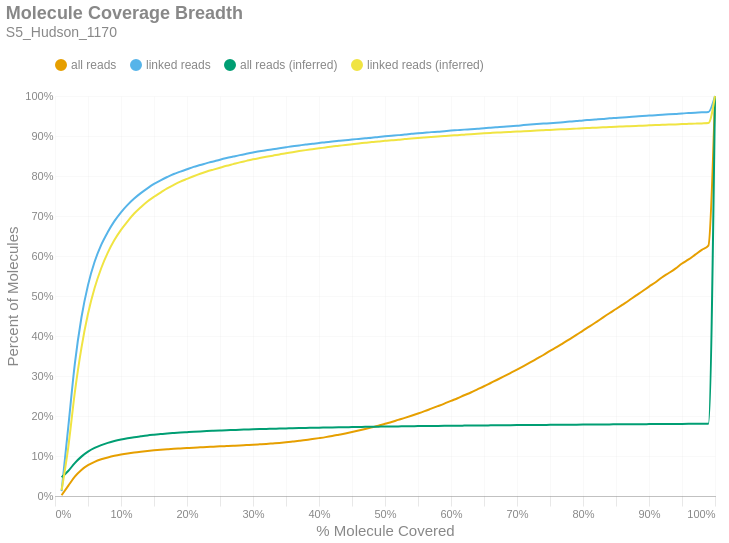

Source (notebook cell):
### Markdown cell above
### Molecule Read Coverage
This chart shows molecule coverage breadth as computed by the number of bases aligned to that molecule. In other words, "*how much of each unique long molecule is actually sequenced/aligned?*" Keep in mind there is a distinction between sequences and alignments, since some sequences belonging to a particular molecule may not align well and wouldn't appear in the alignment data. This chart also shows molecule coverage breadth as computed by the *inferred fragment* from which the aligned sequences originate. Unlike read coverage, this calculation takes into account the total insert size, including unsequenced gaps between the forward and reverse reads. Like the previous figures, these are cumulative percents.

### Code cell
if SKIPLR:
    print_html(f"Skipped")
else:
    binned_df = consolidated_hist(valids['coverage_bp'], mask, 0.01, True)
    binned_df_inf = consolidated_hist(valids['coverage_inserts'], mask, 0.01, True)
    binned_df = binned_df.with_columns(pl.lit(binned_df_inf['all reads (cumsum)']).alias('all reads (inferred)'))
    binned_df = binned_df.with_columns(pl.lit(binned_df_inf['linked reads (cumsum)']).alias('linked reads (inferred)'))
    binned_df = binned_df.with_columns(
        (pl.col('bin').cast(pl.Float64) + 0.01).alias('right_edge')
    )

    with SafeRender(binned_df):
        (
            density_plot(binned_df, 'Molecule Coverage Breadth', samplename, 'molcov', ['all reads (inferred)','linked reads (inferred)'])
            .encode(
                #x=alt.X('bin:Q', title="% Molecule Covered").axis(format = '%').scale(padding=0),
                x=alt.X('right_edge:Q', title="% Molecule Covered").axis(format='%').scale(padding=0),
                y=alt.Y('value:Q', title='Percent of Molecules')
                    .axis(format='%')
                    .stack(False)
                    .scale(domainMin=0, padding=0),
                color=alt.Color("key:N").scale(domain = ["all reads", "linked reads", "all reads (inferred)", "linked reads (inferred)"]),
                tooltip = [
                    alt.Tooltip("key:N", title = "Data Type"),
                    alt.Tooltip("range_label:N", title="% Molecule Covered"),
                    alt.Tooltip("value:Q", format = ".2%", title="% Molecules")
                ]
            )
        ).display()

### Figure 1 — Vega-Lite specification as saved in the notebook (floating-point values rounded to 4 significant figures)
{"width": "container", "height": 400, "config": {"title": {"anchor": "start", "dy": -15, "fontSize": 18, "color": "#888888", "subtitleColor": "#888888", "subtitleFontSize": 14}, "arc": {"fill": "#0072B2"}, "axis": {"domainColor": "#888888", "domainWidth": 0.5, "gridWidth": 0.2, "grid": false, "titleFontWeight": 400, "titleFontSize": 15, "labelFontSize": 11, "labelColor": "#888888", "tickColor": "#888888", "tickWidth": 0.2, "titleColor": "#888888"}, "axisBand": {"grid": false}, "axisX": {"grid": true, "tickSize": 10, "domainCap": "round"}, "axisY": {"domain": false, "grid": true, "tickSize": 0, "domainCap": "round"}, "background": "transparent", "header": {"labelFontSize": 15, "labelColor": "#888888", "titleFontSize": 15, "titleFontWeight": 600, "titleColor": "#888888"}, "legend": {"labelFont": "sans-serif", "labelFontSize": 12, "labelColor": "#888888", "symbolSize": 100, "symbolType": "circle", "titleFontSize": 12, "titlePadding": 10, "titleColor": "#888888", "title": null, "orient": "top"}, "range": {"category": ["#E69F00", "#56B4E9", "#009E73", "#F0E442", "#0072B2", "#D55E00", "#CC79A7", "#000000"], "diverging": ["#cfe8f3", "#a2d4ec", "#73bfe2", "#46abdb", "#1696d2", "#12719e"]}, "area": {"fill": "#0072B2", "fillOpacity": 0.7, "line": true, "strokeOpacity": 0.7}, "line": {"color": "#0072B2", "stroke": "#0072B2", "strokeWidth": 2}, "trail": {"color": "#0072B2", "stroke": "#0072B2", "strokeWidth": 0, "size": 1}, "point": {"filled": true, "fillOpacity": 1.0, "size": 95}, "text": {"color": "#888888", "fontSize": 11, "align": "right", "fontWeight": 400, "size": 11}, "bar": {"fill": "#0072B2", "stroke": null}, "view": {"stroke": null, "continuousWidth": 660, "continuousHeight": 400}}, "data": {"name": "data-b0501ff25bac41ea7b02db6ff0de4fb3"}, "mark": {"type": "line", "interpolate": "monotone", "point": {"opacity": 0, "size": 275}}, "encoding": {"color": {"field": "key", "scale": {"domain": ["all reads", "linked reads", "all reads (inferred)", "linked reads (inferred)"]}, "type": "nominal"}, "tooltip": [{"field": "key", "title": "Data Type", "type": "nominal"}, {"field": "range_label", "title": "% Molecule Covered", "type": "nominal"}, {"field": "value", "format": ".2%", "title": "% Molecules", "type": "quantitative"}], "x": {"axis": {"format": "%"}, "field": "right_edge", "scale": {"padding": 0}, "title": "% Molecule Covered", "type": "quantitative"}, "y": {"axis": {"format": "%"}, "field": "value", "scale": {"domainMin": 0, "padding": 0}, "stack": false, "title": "Percent of Molecules", "type": "quantitative"}}, "params": [{"name": "param_c36ac31b6afebe62", "select": {"type": "point", "fields": ["key"]}, "bind": "legend"}], "title": {"text": "Molecule Coverage Breadth", "subtitle": "S5_Hudson_1170"}, "transform": [{"fold": ["all reads (cumsum)", "linked reads (cumsum)", "all reads (inferred)", "linked reads (inferred)"]}, {"calculate": "replace(datum.key, ' (cumsum)', '')", "as": "key"}, {"filter": {"param": "param_c36ac31b6afebe62"}}], "usermeta": {"embedOptions": {"downloadFileName": "S5_Hudson_1170.molcov"}}, "$schema": "https://vega.github.io/schema/vega-lite/v6.1.0.json", "datasets": {"data-b0501ff25bac41ea7b02db6ff0de4fb3": [{"bin": "0.0", "interval": "0.0-0.01", "all reads": 0.001916, "linked reads": 0.01202, "all reads (cumsum)": 0.001916, "linked reads (cumsum)": 0.01202, "range_label": "0.0-0.01", "all reads (inferred)": 0.04669, "linked reads (inferred)": 0.01443, "right_edge": 0.01}, {"bin": "0.01", "interval": "0.01-0.02", "all reads": 0.02322, "linked reads": 0.1587, "all reads (cumsum)": 0.02513, "linked reads (cumsum)": 0.1707, "range_label": "0.01-0.02", "all reads (inferred)": 0.06237, "linked reads (inferred)": 0.1205, "right_edge": 0.02}, {"bin": "0.02", "interval": "0.02-0.03", "all reads": 0.02315, "linked reads": 0.1593, "all reads (cumsum)": 0.04828, "linked reads (cumsum)": 0.33, "range_label": "0.02-0.03", "all reads (inferred)": 0.08234, "linked reads (inferred)": 0.2586, "right_edge": 0.03}, {"bin": "0.03", "interval": "0.03-0.04", "all reads": 0.01686, "linked reads": 0.1157, "all reads (cumsum)": 0.06514, "linked reads (cumsum)": 0.4456, "range_label": "0.03-0.04", "all reads (inferred)": 0.09844, "linked reads (inferred)": 0.3699, "right_edge": 0.04}, {"bin": "0.04", "interval": "0.04-0.05", "all reads": 0.01186, "linked reads": 0.08157, "all reads (cumsum)": 0.07699, "linked reads (cumsum)": 0.5272, "range_label": "0.04-0.05", "all reads (inferred)": 0.1108, "linked reads (inferred)": 0.4554, "right_edge": 0.05}, {"bin": "0.05", "interval": "0.05-0.06", "all reads": 0.008502, "linked reads": 0.05827, "all reads (cumsum)": 0.0855, "linked reads (cumsum)": 0.5855, "range_label": "0.05-0.06", "all reads (inferred)": 0.1201, "linked reads (inferred)": 0.5198, "right_edge": 0.06}, {"bin": "0.06", "interval": "0.06-0.07", "all reads": 0.006198, "linked reads": 0.04227, "all reads (cumsum)": 0.09169, "linked reads (cumsum)": 0.6277, "range_label": "0.06-0.07", "all reads (inferred)": 0.1273, "linked reads (inferred)": 0.5694, "right_edge": 0.07}, {"bin": "0.07", "interval": "0.07-0.08", "all reads": 0.004736, "linked reads": 0.03218, "all reads (cumsum)": 0.09643, "linked reads (cumsum)": 0.6599, "range_label": "0.07-0.08", "all reads (inferred)": 0.1329, "linked reads (inferred)": 0.6083, "right_edge": 0.08}, {"bin": "0.08", "interval": "0.08-0.09", "all reads": 0.004008, "linked reads": 0.02724, "all reads (cumsum)": 0.1004, "linked reads (cumsum)": 0.6872, "range_label": "0.08-0.09", "all reads (inferred)": 0.1375, "linked reads (inferred)": 0.6397, "right_edge": 0.09}, {"bin": "0.09", "interval": "0.09-0.1", "all reads": 0.003278, "linked reads": 0.02221, "all reads (cumsum)": 0.1037, "linked reads (cumsum)": 0.7094, "range_label": "0.09-0.1", "all reads (inferred)": 0.1412, "linked reads (inferred)": 0.6652, "right_edge": 0.1}, {"bin": "0.1", "interval": "0.1-0.11", "all reads": 0.00277, "linked reads": 0.01853, "all reads (cumsum)": 0.1065, "linked reads (cumsum)": 0.7279, "range_label": "0.1-0.11", "all reads (inferred)": 0.1443, "linked reads (inferred)": 0.6869, "right_edge": 0.11}, {"bin": "0.11", "interval": "0.11-0.12", "all reads": 0.002351, "linked reads": 0.01582, "all reads (cumsum)": 0.1088, "linked reads (cumsum)": 0.7437, "range_label": "0.11-0.12", "all reads (inferred)": 0.1471, "linked reads (inferred)": 0.7061, "right_edge": 0.12}, {"bin": "0.12", "interval": "0.12-0.13", "all reads": 0.001992, "linked reads": 0.01349, "all reads (cumsum)": 0.1108, "linked reads (cumsum)": 0.7572, "range_label": "0.12-0.13", "all reads (inferred)": 0.1494, "linked reads (inferred)": 0.7219, "right_edge": 0.13}, {"bin": "0.13", "interval": "0.13-0.14", "all reads": 0.001772, "linked reads": 0.01195, "all reads (cumsum)": 0.1126, "linked reads (cumsum)": 0.7692, "range_label": "0.13-0.14", "all reads (inferred)": 0.1515, "linked reads (inferred)": 0.7364, "right_edge": 0.14}, {"bin": "0.14", "interval": "0.14-0.15", "all reads": 0.001615, "linked reads": 0.01095, "all reads (cumsum)": 0.1142, "linked reads (cumsum)": 0.7801, "range_label": "0.14-0.15", "all reads (inferred)": 0.1532, "linked reads (inferred)": 0.7482, "right_edge": 0.15}, {"bin": "0.15", "interval": "0.15-0.16", "all reads": 0.001389, "linked reads": 0.009141, "all reads (cumsum)": 0.1156, "linked reads (cumsum)": 0.7892, "range_label": "0.15-0.16", "all reads (inferred)": 0.1547, "linked reads (inferred)": 0.7587, "right_edge": 0.16}, {"bin": "0.16", "interval": "0.16-0.17", "all reads": 0.001253, "linked reads": 0.008199, "all reads (cumsum)": 0.1169, "linked reads (cumsum)": 0.7974, "range_label": "0.16-0.17", "all reads (inferred)": 0.1562, "linked reads (inferred)": 0.7691, "right_edge": 0.17}, {"bin": "0.17", "interval": "0.17-0.18", "all reads": 0.001176, "linked reads": 0.007508, "all reads (cumsum)": 0.118, "linked reads (cumsum)": 0.805, "range_label": "0.17-0.18", "all reads (inferred)": 0.1575, "linked reads (inferred)": 0.7778, "right_edge": 0.18}, {"bin": "0.18", "interval": "0.18-0.19", "all reads": 0.0009627, "linked reads": 0.005984, "all reads (cumsum)": 0.119, "linked reads (cumsum)": 0.8109, "range_label": "0.18-0.19", "all reads (inferred)": 0.1586, "linked reads (inferred)": 0.7858, "right_edge": 0.19}, {"bin": "0.19", "interval": "0.19-0.2", "all reads": 0.0009649, "linked reads": 0.006, "all reads (cumsum)": 0.12, "linked reads (cumsum)": 0.8169, "range_label": "0.19-0.2", "all reads (inferred)": 0.1596, "linked reads (inferred)": 0.7927, "right_edge": 0.2}, {"bin": "0.2", "interval": "0.2-0.21", "all reads": 0.0009582, "linked reads": 0.005921, "all reads (cumsum)": 0.1209, "linked reads (cumsum)": 0.8229, "range_label": "0.2-0.21", "all reads (inferred)": 0.1606, "linked reads (inferred)": 0.7995, "right_edge": 0.21}, {"bin": "0.21", "interval": "0.21-0.22", "all reads": 0.0007985, "linked reads": 0.004524, "all reads (cumsum)": 0.1217, "linked reads (cumsum)": 0.8274, "range_label": "0.21-0.22", "all reads (inferred)": 0.1615, "linked reads (inferred)": 0.8057, "right_edge": 0.22}, {"bin": "0.22", "interval": "0.22-0.23", "all reads": 0.0008252, "linked reads": 0.004759, "all reads (cumsum)": 0.1225, "linked reads (cumsum)": 0.8321, "range_label": "0.22-0.23", "all reads (inferred)": 0.1623, "linked reads (inferred)": 0.8111, "right_edge": 0.23}, {"bin": "0.23", "interval": "0.23-0.24", "all reads": 0.0007608, "linked reads": 0.004319, "all reads (cumsum)": 0.1233, "linked reads (cumsum)": 0.8365, "range_label": "0.23-0.24", "all reads (inferred)": 0.163, "linked reads (inferred)": 0.816, "right_edge": 0.24}, {"bin": "0.24", "interval": "0.24-0.25", "all reads": 0.0008096, "linked reads": 0.004382, "all reads (cumsum)": 0.1241, "linked reads (cumsum)": 0.8408, "range_label": "0.24-0.25", "all reads (inferred)": 0.1637, "linked reads (inferred)": 0.8207, "right_edge": 0.25}, {"bin": "0.25", "interval": "0.25-0.26", "all reads": 0.0007431, "linked reads": 0.004021, "all reads (cumsum)": 0.1249, "linked reads (cumsum)": 0.8449, "range_label": "0.25-0.26", "all reads (inferred)": 0.1644, "linked reads (inferred)": 0.8254, "right_edge": 0.26}, {"bin": "0.26", "interval": "0.26-0.27", "all reads": 0.0007475, "linked reads": 0.003691, "all reads (cumsum)": 0.1256, "linked reads (cumsum)": 0.8486, "range_label": "0.26-0.27", "all reads (inferred)": 0.165, "linked reads (inferred)": 0.8297, "right_edge": 0.27}, {"bin": "0.27", "interval": "0.27-0.28", "all reads": 0.0007653, "linked reads": 0.003644, "all reads (cumsum)": 0.1264, "linked reads (cumsum)": 0.8522, "range_label": "0.27-0.28", "all reads (inferred)": 0.1656, "linked reads (inferred)": 0.8341, "right_edge": 0.28}, {"bin": "0.28", "interval": "0.28-0.29", "all reads": 0.0008673, "linked reads": 0.003298, "all reads (cumsum)": 0.1272, "linked reads (cumsum)": 0.8555, "range_label": "0.28-0.29", "all reads (inferred)": 0.1662, "linked reads (inferred)": 0.8379, "right_edge": 0.29}, {"bin": "0.29", "interval": "0.29-0.3", "all reads": 0.0008385, "linked reads": 0.003157, "all reads (cumsum)": 0.1281, "linked reads (cumsum)": 0.8587, "range_label": "0.29-0.3", "all reads (inferred)": 0.1667, "linked reads (inferred)": 0.8417, "right_edge": 0.3}, {"bin": "0.3", "interval": "0.3-0.31", "all reads": 0.001009, "linked reads": 0.00322, "all reads (cumsum)": 0.1291, "linked reads (cumsum)": 0.8619, "range_label": "0.3-0.31", "all reads (inferred)": 0.1672, "linked reads (inferred)": 0.845, "right_edge": 0.31}, {"bin": "0.31", "interval": "0.31-0.32", "all reads": 0.001049, "linked reads": 0.00234, "all reads (cumsum)": 0.1301, "linked reads (cumsum)": 0.8642, "range_label": "0.31-0.32", "all reads (inferred)": 0.1677, "linked reads (inferred)": 0.848, "right_edge": 0.32}, {"bin": "0.32", "interval": "0.32-0.33", "all reads": 0.001315, "linked reads": 0.002702, "all reads (cumsum)": 0.1315, "linked reads (cumsum)": 0.8669, "range_label": "0.32-0.33", "all reads (inferred)": 0.1681, "linked reads (inferred)": 0.8508, "right_edge": 0.33}, {"bin": "0.33", "interval": "0.33-0.34", "all reads": 0.001331, "linked reads": 0.002466, "all reads (cumsum)": 0.1328, "linked reads (cumsum)": 0.8694, "range_label": "0.33-0.34", "all reads (inferred)": 0.1685, "linked reads (inferred)": 0.854, "right_edge": 0.34}, {"bin": "0.34", "interval": "0.34-0.35", "all reads": 0.001597, "linked reads": 0.002529, "all reads (cumsum)": 0.1344, "linked reads (cumsum)": 0.8719, "range_label": "0.34-0.35", "all reads (inferred)": 0.169, "linked reads (inferred)": 0.8567, "right_edge": 0.35}, {"bin": "0.35", "interval": "0.35-0.36", "all reads": 0.001779, "linked reads": 0.002544, "all reads (cumsum)": 0.1362, "linked reads (cumsum)": 0.8745, "range_label": "0.35-0.36", "all reads (inferred)": 0.1694, "linked reads (inferred)": 0.8596, "right_edge": 0.36}, {"bin": "0.36", "interval": "0.36-0.37", "all reads": 0.001821, "linked reads": 0.002042, "all reads (cumsum)": 0.138, "linked reads (cumsum)": 0.8765, "range_label": "0.36-0.37", "all reads (inferred)": 0.1698, "linked reads (inferred)": 0.8623, "right_edge": 0.37}, {"bin": "0.37", "interval": "0.37-0.38", "all reads": 0.001963, "linked reads": 0.002042, "all reads (cumsum)": 0.1399, "linked reads (cumsum)": 0.8785, "range_label": "0.37-0.38", "all reads (inferred)": 0.1701, "linked reads (inferred)": 0.8647, "right_edge": 0.38}, {"bin": "0.38", "interval": "0.38-0.39", "all reads": 0.002329, "linked reads": 0.00212, "all reads (cumsum)": 0.1423, "linked reads (cumsum)": 0.8807, "range_label": "0.38-0.39", "all reads (inferred)": 0.1705, "linked reads (inferred)": 0.8669, "right_edge": 0.39}, {"bin": "0.39", "interval": "0.39-0.4", "all reads": 0.002411, "linked reads": 0.001791, "all reads (cumsum)": 0.1447, "linked reads (cumsum)": 0.8825, "range_label": "0.39-0.4", "all reads (inferred)": 0.1708, "linked reads (inferred)": 0.8692, "right_edge": 0.4}, {"bin": "0.4", "interval": "0.4-0.41", "all reads": 0.002531, "linked reads": 0.002199, "all reads (cumsum)": 0.1472, "linked reads (cumsum)": 0.8846, "range_label": "0.4-0.41", "all reads (inferred)": 0.1711, "linked reads (inferred)": 0.8714, "right_edge": 0.41}, {"bin": "0.41", "interval": "0.41-0.42", "all reads": 0.00285, "linked reads": 0.001822, "all reads (cumsum)": 0.1501, "linked reads (cumsum)": 0.8865, "range_label": "0.41-0.42", "all reads (inferred)": 0.1715, "linked reads (inferred)": 0.8736, "right_edge": 0.42}, {"bin": "0.42", "interval": "0.42-0.43", "all reads": 0.003185, "linked reads": 0.001602, "all reads (cumsum)": 0.1532, "linked reads (cumsum)": 0.8881, "range_label": "0.42-0.43", "all reads (inferred)": 0.1717, "linked reads (inferred)": 0.8756, "right_edge": 0.43}, {"bin": "0.43", "interval": "0.43-0.44", "all reads": 0.003227, "linked reads": 0.001571, "all reads (cumsum)": 0.1565, "linked reads (cumsum)": 0.8896, "range_label": "0.43-0.44", "all reads (inferred)": 0.172, "linked reads (inferred)": 0.8776, "right_edge": 0.44}, {"bin": "0.44", "interval": "0.44-0.45", "all reads": 0.003418, "linked reads": 0.001476, "all reads (cumsum)": 0.1599, "linked reads (cumsum)": 0.8911, "range_label": "0.44-0.45", "all reads (inferred)": 0.1723, "linked reads (inferred)": 0.8795, "right_edge": 0.45}, {"bin": "0.45", "interval": "0.45-0.46", "all reads": 0.003642, "linked reads": 0.001665, "all reads (cumsum)": 0.1635, "linked reads (cumsum)": 0.8928, "range_label": "0.45-0.46", "all reads (inferred)": 0.1726, "linked reads (inferred)": 0.8814, "right_edge": 0.46}, {"bin": "0.46", "interval": "0.46-0.47", "all reads": 0.003917, "linked reads": 0.001649, "all reads (cumsum)": 0.1675, "linked reads (cumsum)": 0.8944, "range_label": "0.46-0.47", "all reads (inferred)": 0.1729, "linked reads (inferred)": 0.883, "right_edge": 0.47}, {"bin": "0.47", "interval": "0.47-0.48", "all reads": 0.004059, "linked reads": 0.001366, "all reads (cumsum)": 0.1715, "linked reads (cumsum)": 0.8958, "range_label": "0.47-0.48", "all reads (inferred)": 0.1731, "linked reads (inferred)": 0.8849, "right_edge": 0.48}, {"bin": "0.48", "interval": "0.48-0.49", "all reads": 0.004257, "linked reads": 0.001743, "all reads (cumsum)": 0.1758, "linked reads (cumsum)": 0.8975, "range_label": "0.48-0.49", "all reads (inferred)": 0.1734, "linked reads (inferred)": 0.8864, "right_edge": 0.49}, {"bin": "0.49", "interval": "0.49-0.5", "all reads": 0.004864, "linked reads": 0.001555, "all reads (cumsum)": 0.1806, "linked reads (cumsum)": 0.8991, "range_label": "0.49-0.5", "all reads (inferred)": 0.1736, "linked reads (inferred)": 0.888, "right_edge": 0.5}, {"bin": "0.5", "interval": "0.5-0.51", "all reads": 0.004361, "linked reads": 0.001539, "all reads (cumsum)": 0.185, "linked reads (cumsum)": 0.9006, "range_label": "0.5-0.51", "all reads (inferred)": 0.1738, "linked reads (inferred)": 0.8893, "right_edge": 0.51}, {"bin": "0.51", "interval": "0.51-0.52", "all reads": 0.005226, "linked reads": 0.001555, "all reads (cumsum)": 0.1902, "linked reads (cumsum)": 0.9022, "range_label": "0.51-0.52", "all reads (inferred)": 0.174, "linked reads (inferred)": 0.8906, "right_edge": 0.52}, {"bin": "0.52", "interval": "0.52-0.53", "all reads": 0.005044, "linked reads": 0.001398, "all reads (cumsum)": 0.1953, "linked reads (cumsum)": 0.9036, "range_label": "0.52-0.53", "all reads (inferred)": 0.1743, "linked reads (inferred)": 0.8923, "right_edge": 0.53}, {"bin": "0.53", "interval": "0.53-0.54", "all reads": 0.005372, "linked reads": 0.001806, "all reads (cumsum)": 0.2006, "linked reads (cumsum)": 0.9054, "range_label": "0.53-0.54", "all reads (inferred)": 0.1745, "linked reads (inferred)": 0.8936, "right_edge": 0.54}, {"bin": "0.54", "interval": "0.54-0.55", "all reads": 0.005607, "linked reads": 0.001304, "all reads (cumsum)": 0.2062, "linked reads (cumsum)": 0.9067, "range_label": "0.54-0.55", "all reads (inferred)": 0.1747, "linked reads (inferred)": 0.8951, "right_edge": 0.55}, {"bin": "0.55", "interval": "0.55-0.56", "all reads": 0.005894, "linked reads": 0.001492, "all reads (cumsum)": 0.2121, "linked reads (cumsum)": 0.9082, "range_label": "0.55-0.56", "all reads (inferred)": 0.1749, "linked reads (inferred)": 0.8964, "right_edge": 0.56}, {"bin": "0.56", "interval": "0.56-0.57", "all reads": 0.006235, "linked reads": 0.001492, "all reads (cumsum)": 0.2184, "linked reads (cumsum)": 0.9097, "range_label": "0.56-0.57", "all reads (inferred)": 0.1751, "linked reads (inferred)": 0.8976, "right_edge": 0.57}, {"bin": "0.57", "interval": "0.57-0.58", "all reads": 0.006253, "linked reads": 0.001037, "all reads (cumsum)": 0.2246, "linked reads (cumsum)": 0.9107, "range_label": "0.57-0.58", "all reads (inferred)": 0.1753, "linked reads (inferred)": 0.8988, "right_edge": 0.58}, {"bin": "0.58", "interval": "0.58-0.59", "all reads": 0.006406, "linked reads": 0.001445, "all reads (cumsum)": 0.231, "linked reads (cumsum)": 0.9122, "range_label": "0.58-0.59", "all reads (inferred)": 0.1754, "linked reads (inferred)": 0.9, "right_edge": 0.59}, {"bin": "0.59", "interval": "0.59-0.6", "all reads": 0.006881, "linked reads": 0.001304, "all reads (cumsum)": 0.2379, "linked reads (cumsum)": 0.9135, "range_label": "0.59-0.6", "all reads (inferred)": 0.1756, "linked reads (inferred)": 0.9012, "right_edge": 0.6}, {"bin": "0.6", "interval": "0.6-0.61", "all reads": 0.006524, "linked reads": 0.001209, "all reads (cumsum)": 0.2444, "linked reads (cumsum)": 0.9147, "range_label": "0.6-0.61", "all reads (inferred)": 0.1758, "linked reads (inferred)": 0.9022, "right_edge": 0.61}, {"bin": "0.61", "interval": "0.61-0.62", "all reads": 0.007466, "linked reads": 0.001257, "all reads (cumsum)": 0.2519, "linked reads (cumsum)": 0.9159, "range_label": "0.61-0.62", "all reads (inferred)": 0.1759, "linked reads (inferred)": 0.9034, "right_edge": 0.62}, {"bin": "0.62", "interval": "0.62-0.63", "all reads": 0.006907, "linked reads": 0.0008953, "all reads (cumsum)": 0.2588, "linked reads (cumsum)": 0.9168, "range_label": "0.62-0.63", "all reads (inferred)": 0.1761, "linked reads (inferred)": 0.9045, "right_edge": 0.63}, {"bin": "0.63", "interval": "0.63-0.64", "all reads": 0.007744, "linked reads": 0.001147, "all reads (cumsum)": 0.2666, "linked reads (cumsum)": 0.918, "range_label": "0.63-0.64", "all reads (inferred)": 0.1763, "linked reads (inferred)": 0.9055, "right_edge": 0.64}, {"bin": "0.64", "interval": "0.64-0.65", "all reads": 0.007772, "linked reads": 0.001618, "all reads (cumsum)": 0.2743, "linked reads (cumsum)": 0.9196, "range_label": "0.64-0.65", "all reads (inferred)": 0.1764, "linked reads (inferred)": 0.9066, "right_edge": 0.65}, {"bin": "0.65", "interval": "0.65-0.66", "all reads": 0.008158, "linked reads": 0.001304, "all reads (cumsum)": 0.2825, "linked reads (cumsum)": 0.9209, "range_label": "0.65-0.66", "all reads (inferred)": 0.1766, "linked reads (inferred)": 0.9076, "right_edge": 0.66}, {"bin": "0.66", "interval": "0.66-0.67", "all reads": 0.008163, "linked reads": 0.001225, "all reads (cumsum)": 0.2906, "linked reads (cumsum)": 0.9221, "range_label": "0.66-0.67", "all reads (inferred)": 0.1768, "linked reads (inferred)": 0.9086, "right_edge": 0.67}, {"bin": "0.67", "interval": "0.67-0.68", "all reads": 0.0083, "linked reads": 0.001209, "all reads (cumsum)": 0.2989, "linked reads (cumsum)": 0.9233, "range_label": "0.67-0.68", "all reads (inferred)": 0.1769, "linked reads (inferred)": 0.9093, "right_edge": 0.68}, {"bin": "0.68", "interval": "0.68-0.69", "all reads": 0.008451, "linked reads": 0.001319, "all reads (cumsum)": 0.3074, "linked reads (cumsum)": 0.9247, "range_label": "0.68-0.69", "all reads (inferred)": 0.177, "linked reads (inferred)": 0.9103, "right_edge": 0.69}, {"bin": "0.69", "interval": "0.69-0.7", "all reads": 0.008558, "linked reads": 0.001099, "all reads (cumsum)": 0.316, "linked reads (cumsum)": 0.9258, "range_label": "0.69-0.7", "all reads (inferred)": 0.1772, "linked reads (inferred)": 0.9112, "right_edge": 0.7}, {"bin": "0.7", "interval": "0.7-0.71", "all reads": 0.008877, "linked reads": 0.001476, "all reads (cumsum)": 0.3248, "linked reads (cumsum)": 0.9272, "range_label": "0.7-0.71", "all reads (inferred)": 0.1773, "linked reads (inferred)": 0.9118, "right_edge": 0.71}, {"bin": "0.71", "interval": "0.71-0.72", "all reads": 0.00913, "linked reads": 0.001225, "all reads (cumsum)": 0.334, "linked reads (cumsum)": 0.9285, "range_label": "0.71-0.72", "all reads (inferred)": 0.1774, "linked reads (inferred)": 0.9126, "right_edge": 0.72}, {"bin": "0.72", "interval": "0.72-0.73", "all reads": 0.009285, "linked reads": 0.001366, "all reads (cumsum)": 0.3432, "linked reads (cumsum)": 0.9298, "range_label": "0.72-0.73", "all reads (inferred)": 0.1776, "linked reads (inferred)": 0.9136, "right_edge": 0.73}, {"bin": "0.73", "interval": "0.73-0.74", "all reads": 0.009272, "linked reads": 0.001209, "all reads (cumsum)": 0.3525, "linked reads (cumsum)": 0.931, "range_label": "0.73-0.74", "all reads (inferred)": 0.1777, "linked reads (inferred)": 0.9144, "right_edge": 0.74}, {"bin": "0.74", "interval": "0.74-0.75", "all reads": 0.01015, "linked reads": 0.0009267, "all reads (cumsum)": 0.3627, "linked reads (cumsum)": 0.932, "range_label": "0.74-0.75", "all reads (inferred)": 0.1778, "linked reads (inferred)": 0.9152, "right_edge": 0.75}, {"bin": "0.75", "interval": "0.75-0.76", "all reads": 0.009321, "linked reads": 0.001209, "all reads (cumsum)": 0.372, "linked reads (cumsum)": 0.9332, "range_label": "0.75-0.76", "all reads (inferred)": 0.178, "linked reads (inferred)": 0.9162, "right_edge": 0.76}, {"bin": "0.76", "interval": "0.76-0.77", "all reads": 0.01026, "linked reads": 0.001492, "all reads (cumsum)": 0.3823, "linked reads (cumsum)": 0.9347, "range_label": "0.76-0.77", "all reads (inferred)": 0.1781, "linked reads (inferred)": 0.9169, "right_edge": 0.77}, {"bin": "0.77", "interval": "0.77-0.78", "all reads": 0.01013, "linked reads": 0.001382, "all reads (cumsum)": 0.3924, "linked reads (cumsum)": 0.936, "range_label": "0.77-0.78", "all reads (inferred)": 0.1782, "linked reads (inferred)": 0.9176, "right_edge": 0.78}, {"bin": "0.78", "interval": "0.78-0.79", "all reads": 0.01022, "linked reads": 0.001398, "all reads (cumsum)": 0.4026, "linked reads (cumsum)": 0.9374, "range_label": "0.78-0.79", "all reads (inferred)": 0.1784, "linked reads (inferred)": 0.9184, "right_edge": 0.79}, {"bin": "0.79", "interval": "0.79-0.8", "all reads": 0.01101, "linked reads": 0.001571, "all reads (cumsum)": 0.4136, "linked reads (cumsum)": 0.939, "range_label": "0.79-0.8", "all reads (inferred)": 0.1785, "linked reads (inferred)": 0.9192, "right_edge": 0.8}, {"bin": "0.8", "interval": "0.8-0.81", "all reads": 0.01024, "linked reads": 0.001194, "all reads (cumsum)": 0.4239, "linked reads (cumsum)": 0.9402, "range_label": "0.8-0.81", "all reads (inferred)": 0.1786, "linked reads (inferred)": 0.92, "right_edge": 0.81}, {"bin": "0.81", "interval": "0.81-0.82", "all reads": 0.01088, "linked reads": 0.001272, "all reads (cumsum)": 0.4347, "linked reads (cumsum)": 0.9415, "range_label": "0.81-0.82", "all reads (inferred)": 0.1788, "linked reads (inferred)": 0.9209, "right_edge": 0.82}, {"bin": "0.82", "interval": "0.82-0.83", "all reads": 0.01117, "linked reads": 0.001304, "all reads (cumsum)": 0.4459, "linked reads (cumsum)": 0.9428, "range_label": "0.82-0.83", "all reads (inferred)": 0.1789, "linked reads (inferred)": 0.9217, "right_edge": 0.83}, {"bin": "0.83", "interval": "0.83-0.84", "all reads": 0.01097, "linked reads": 0.001445, "all reads (cumsum)": 0.4569, "linked reads (cumsum)": 0.9442, "range_label": "0.83-0.84", "all reads (inferred)": 0.179, "linked reads (inferred)": 0.9226, "right_edge": 0.84}, {"bin": "0.84", "interval": "0.84-0.85", "all reads": 0.01059, "linked reads": 0.001068, "all reads (cumsum)": 0.4675, "linked reads (cumsum)": 0.9453, "range_label": "0.84-0.85", "all reads (inferred)": 0.1792, "linked reads (inferred)": 0.9234, "right_edge": 0.85}, {"bin": "0.85", "interval": "0.85-0.86", "all reads": 0.01092, "linked reads": 0.001052, "all reads (cumsum)": 0.4784, "linked reads (cumsum)": 0.9463, "range_label": "0.85-0.86", "all reads (inferred)": 0.1792, "linked reads (inferred)": 0.9239, "right_edge": 0.86}, {"bin": "0.86", "interval": "0.86-0.87", "all reads": 0.01101, "linked reads": 0.001194, "all reads (cumsum)": 0.4894, "linked reads (cumsum)": 0.9475, "range_label": "0.86-0.87", "all reads (inferred)": 0.1794, "linked reads (inferred)": 0.9246, "right_edge": 0.87}, {"bin": "0.87", "interval": "0.87-0.88", "all reads": 0.01143, "linked reads": 0.001162, "all reads (cumsum)": 0.5008, "linked reads (cumsum)": 0.9487, "range_label": "0.87-0.88", "all reads (inferred)": 0.1795, "linked reads (inferred)": 0.9253, "right_edge": 0.88}, {"bin": "0.88", "interval": "0.88-0.89", "all reads": 0.01097, "linked reads": 0.001241, "all reads (cumsum)": 0.5118, "linked reads (cumsum)": 0.9499, "range_label": "0.88-0.89", "all reads (inferred)": 0.1796, "linked reads (inferred)": 0.9258, "right_edge": 0.89}, {"bin": "0.89", "interval": "0.89-0.9", "all reads": 0.0117, "linked reads": 0.001052, "all reads (cumsum)": 0.5235, "linked reads (cumsum)": 0.951, "range_label": "0.89-0.9", "all reads (inferred)": 0.1797, "linked reads (inferred)": 0.9266, "right_edge": 0.9}, {"bin": "0.9", "interval": "0.9-0.91", "all reads": 0.01094, "linked reads": 0.001052, "all reads (cumsum)": 0.5344, "linked reads (cumsum)": 0.952, "range_label": "0.9-0.91", "all reads (inferred)": 0.1798, "linked reads (inferred)": 0.9274, "right_edge": 0.91}, {"bin": "0.91", "interval": "0.91-0.92", "all reads": 0.01254, "linked reads": 0.001068, "all reads (cumsum)": 0.547, "linked reads (cumsum)": 0.9531, "range_label": "0.91-0.92", "all reads (inferred)": 0.1799, "linked reads (inferred)": 0.9279, "right_edge": 0.92}, {"bin": "0.92", "interval": "0.92-0.93", "all reads": 0.01045, "linked reads": 0.0009581, "all reads (cumsum)": 0.5574, "linked reads (cumsum)": 0.9541, "range_label": "0.92-0.93", "all reads (inferred)": 0.18, "linked reads (inferred)": 0.9285, "right_edge": 0.93}, {"bin": "0.93", "interval": "0.93-0.94", "all reads": 0.01106, "linked reads": 0.001115, "all reads (cumsum)": 0.5685, "linked reads (cumsum)": 0.9552, "range_label": "0.93-0.94", "all reads (inferred)": 0.1801, "linked reads (inferred)": 0.929, "right_edge": 0.94}, {"bin": "0.94", "interval": "0.94-0.95", "all reads": 0.01267, "linked reads": 0.001366, "all reads (cumsum)": 0.5812, "linked reads (cumsum)": 0.9566, "range_label": "0.94-0.95", "all reads (inferred)": 0.1803, "linked reads (inferred)": 0.9298, "right_edge": 0.95}, {"bin": "0.95", "interval": "0.95-0.96", "all reads": 0.01033, "linked reads": 0.0009267, "all reads (cumsum)": 0.5915, "linked reads (cumsum)": 0.9575, "range_label": "0.95-0.96", "all reads (inferred)": 0.1804, "linked reads (inferred)": 0.9304, "right_edge": 0.96}, {"bin": "0.96", "interval": "0.96-0.97", "all reads": 0.01188, "linked reads": 0.0009267, "all reads (cumsum)": 0.6034, "linked reads (cumsum)": 0.9584, "range_label": "0.96-0.97", "all reads (inferred)": 0.1805, "linked reads (inferred)": 0.9309, "right_edge": 0.97}, {"bin": "0.97", "interval": "0.97-0.98", "all reads": 0.01192, "linked reads": 0.0009738, "all reads (cumsum)": 0.6153, "linked reads (cumsum)": 0.9594, "range_label": "0.97-0.98", "all reads (inferred)": 0.1806, "linked reads (inferred)": 0.9316, "right_edge": 0.98}, {"bin": "0.98", "interval": "0.98-0.99", "all reads": 0.01048, "linked reads": 0.0008796, "all reads (cumsum)": 0.6258, "linked reads (cumsum)": 0.9603, "range_label": "0.98-0.99", "all reads (inferred)": 0.1808, "linked reads (inferred)": 0.9323, "right_edge": 0.99}, {"bin": "0.99", "interval": "0.99-1.0", "all reads": 0.3742, "linked reads": 0.03974, "all reads (cumsum)": 1.0, "linked reads (cumsum)": 1.0, "range_label": "0.99-1.0", "all reads (inferred)": 1.0, "linked reads (inferred)": 1.0, "right_edge": 1.0}]}}
